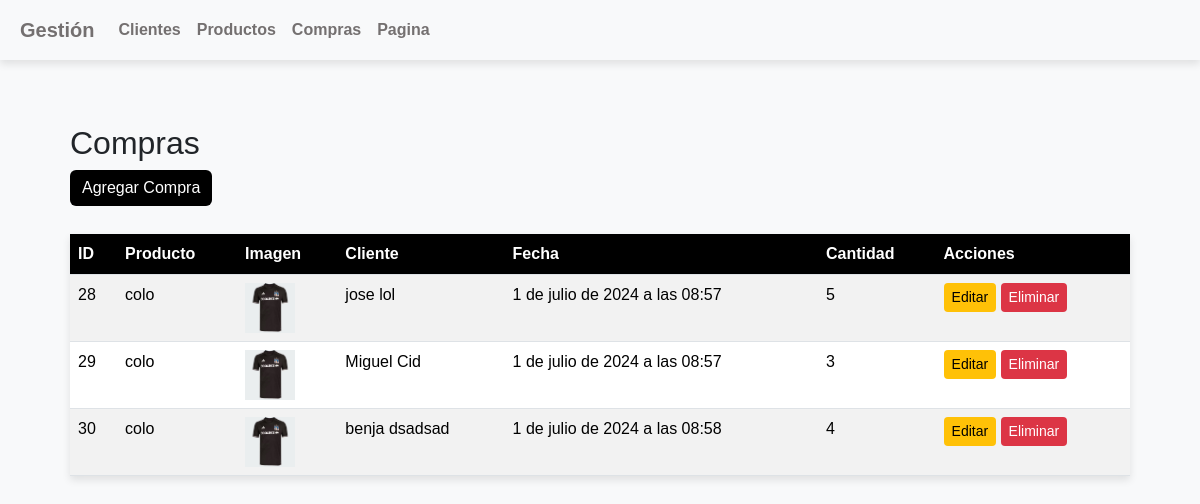
Before: /compras/ with the older database file.
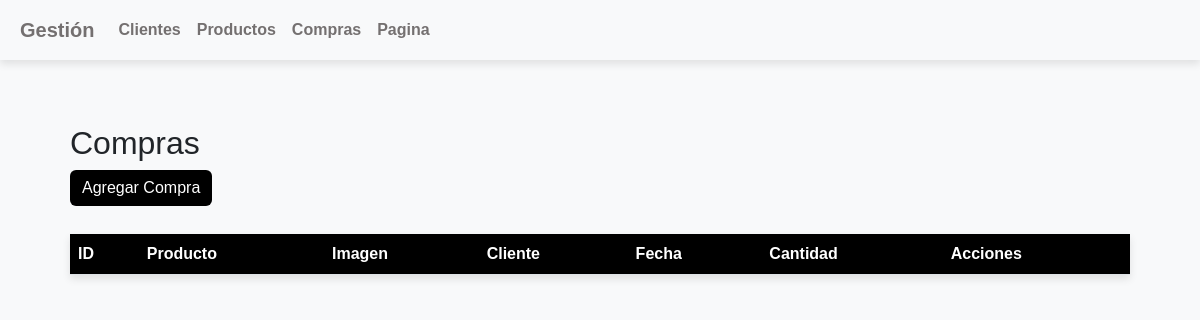
After: the same page with the newer database file.
### administracion/models.py (models this page shows, shortened)
class Compra(models.Model):
    cliente = models.ForeignKey(Cliente, on_delete=models.CASCADE)
    producto = models.ForeignKey(Producto, on_delete=models.CASCADE)
    fecha = models.DateTimeField(auto_now_add=True)
    cantidad = models.IntegerField(validators=[MinValueValidator(1),MaxValueValidator(200)])

class Producto(models.Model):
    nombre = models.CharField(max_length=200)
    descripcion = models.TextField()
    precio = models.DecimalField(max_digits=10, decimal_places=2)
    stock = models.IntegerField()
    imagen = models.ImageField(upload_to='productos/', null=True, blank=True)

class Cliente(models.Model):
    nombre = models.CharField(max_length=200)
    apellido = models.CharField(max_length=200)
    email = models.EmailField(validators=[EmailValidator()])
    telefono = models.CharField(max_length=12,validators=[RegexValidator(regex=r'^\+56\d{9}$',message="El número de teléfono debe ingresarse en el formato: '+56912345678'. 9 dígitos después del código de país '+56'.")])
    rut = models.CharField(max_length=20, validators=[RegexValidator(regex=r'^\d{1,2}\.\d{3}\.\d{3}-[0-9Kk]$', message="El RUT debe ingresarse en el formato: 'XX.XXX.XXX-X'.")])
    direccion = models.CharField(max_length=255)
    region = models.CharField(max_length=100)
    comuna = models.CharField(max_length=100)

### administracion/views.py (the view)
# urls.py: path('compras/', views.listar_compras, name='listar_compras'),
def listar_compras(request):
    compras = Compra.objects.all()
    return render(request, 'pagina/listar_compras.html', {'compras': compras})

### administracion/templates/pagina/listar_compras.html (shortened to what this page needs)
{% extends 'pagina/base.html' %}
{% block content %}
<div class="container mt-4">
    <h2>Compras</h2>
    <a href="{% url 'agregar_compra' %}" class="btn btn-primary mb-2">Agregar Compra</a>
    <table class="table table-striped">
        <thead>
            <tr>
                <th>ID</th>
                <th>Producto</th>
                <th>Imagen</th>
                <th>Cliente</th>
                <th>Fecha</th>
                <th>Cantidad</th>
                <th>Acciones</th>
            </tr>
        </thead>
        <tbody>
            {% for compra in compras %}
                <tr>
                    <td>{{ compra.id }}</td>
                    <td>{{ compra.producto.nombre }}</td>
                    <td>
                        {% if compra.producto.imagen %}
                            <img src="{{ compra.producto.imagen.url }}" alt="{{ compra.producto.nombre }}" style="width: 50px; height: auto;">
                        {% else %}
                            No disponible
                        {% endif %}
                    </td>
                    <td>{{ compra.cliente.nombre }} {{ compra.cliente.apellido }}</td>
                    <td>{{ compra.fecha }}</td>
                    <td>{{ compra.cantidad }}</td>
                    <td>
                        <a href="{% url 'editar_compra' compra.id %}" class="btn btn-warning btn-sm">Editar</a>
                        <a href="{% url 'eliminar_compra' compra.id %}" class="btn btn-danger btn-sm">Eliminar</a>
                    </td>
                </tr>
            {% endfor %}
        </tbody>
    </table>
</div>
{% endblock %}

Changed rows visible on the page:
removed Compra: id "28", producto.nombre "colo", producto.imagen (picture), cliente.nombre "jose", cliente.apellido "lol", fecha "1 de julio de 2024 a las 08:57", cantidad "5"
removed Compra: id "29", producto.nombre "colo", producto.imagen (picture), cliente.nombre "Miguel", cliente.apellido "Cid", fecha "1 de julio de 2024 a las 08:57", cantidad "3"
removed Compra: id "30", producto.nombre "colo", producto.imagen (picture), cliente.nombre "benja", cliente.apellido "dsadsad", fecha "1 de julio de 2024 a las 08:58", cantidad "4"
